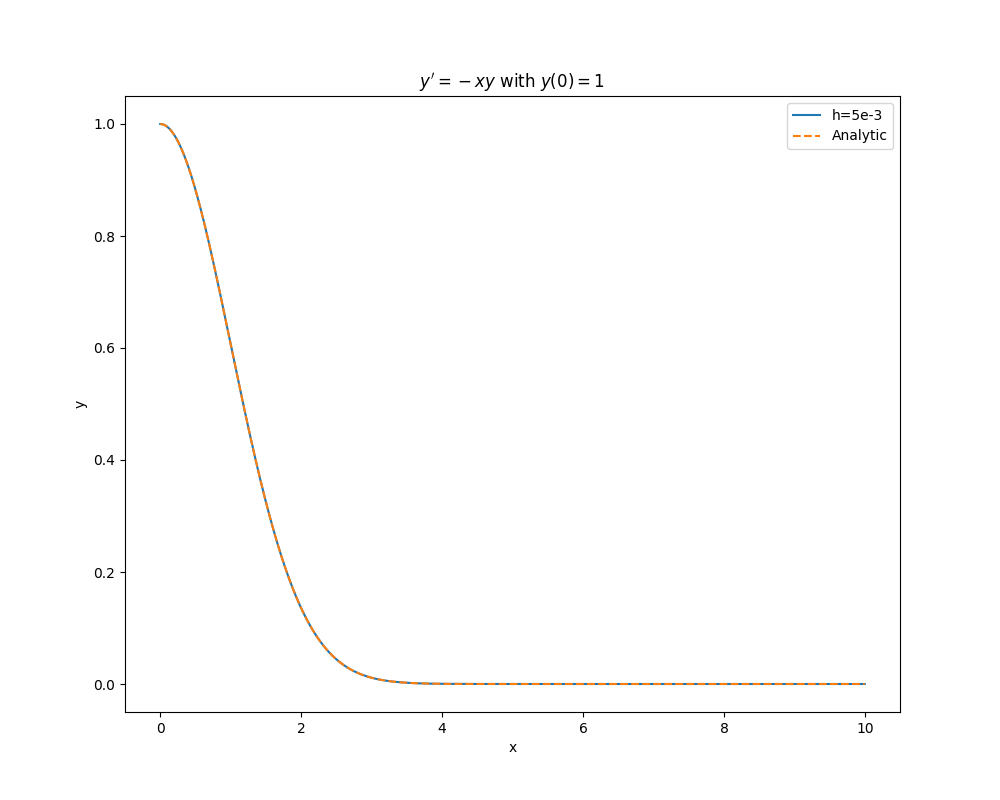

This figure's Python source:
import ctypes
import matplotlib.pyplot as plt
import numpy as np


# Load the shared library into c types.

lib = ctypes.cdll.LoadLibrary('rk4.so')

x0 = float(0.0)
y0 = float(1.0)
xf = float(10)
h = float(0.1)
n = int((xf - x0)/h)

# Define the argument types.
rk4 = lib.rk4

analytic = lambda x: np.exp(-x**2/2)

def res(x0, y0, xf, h):
    n = int((xf - x0)/h)
    rk4.argtypes = [ctypes.c_double, ctypes.c_double, ctypes.c_double, ctypes.c_double]
    rk4.restype = ctypes.POINTER(ctypes.c_double * n)
    x = np.arange(x0, xf, h)
    return x, np.array(rk4(x0, y0, xf, h).contents)[:n]

h = 5.0e-3
res1 = res(0, 1, 10, h)

plt.figure(1, figsize=(10, 8))

plt.plot(res1[0], res1[1], label='h=5e-3')
plt.plot(res1[0], analytic(res1[0]), '--',  label='Analytic')
plt.xlabel('x')
plt.ylabel('y')
plt.title(r"$y'=-xy $ with $y(0)=1$")
plt.legend()

plt.savefig('rk4.png')

relative_error = np.abs((analytic(res1[0]) - res1[1])/analytic(res1[0]))
plt.figure(2, figsize=(10, 8))
plt.plot(res1[0], relative_error, label='Relative Error')
plt.xlabel('x')
plt.ylabel('Relative Error')
plt.title(r"Relative Error for $y'=-xy $ with $y(0)=1$ and h=5e-3")
plt.legend()

plt.savefig('rk4_error.png')

plt.show()